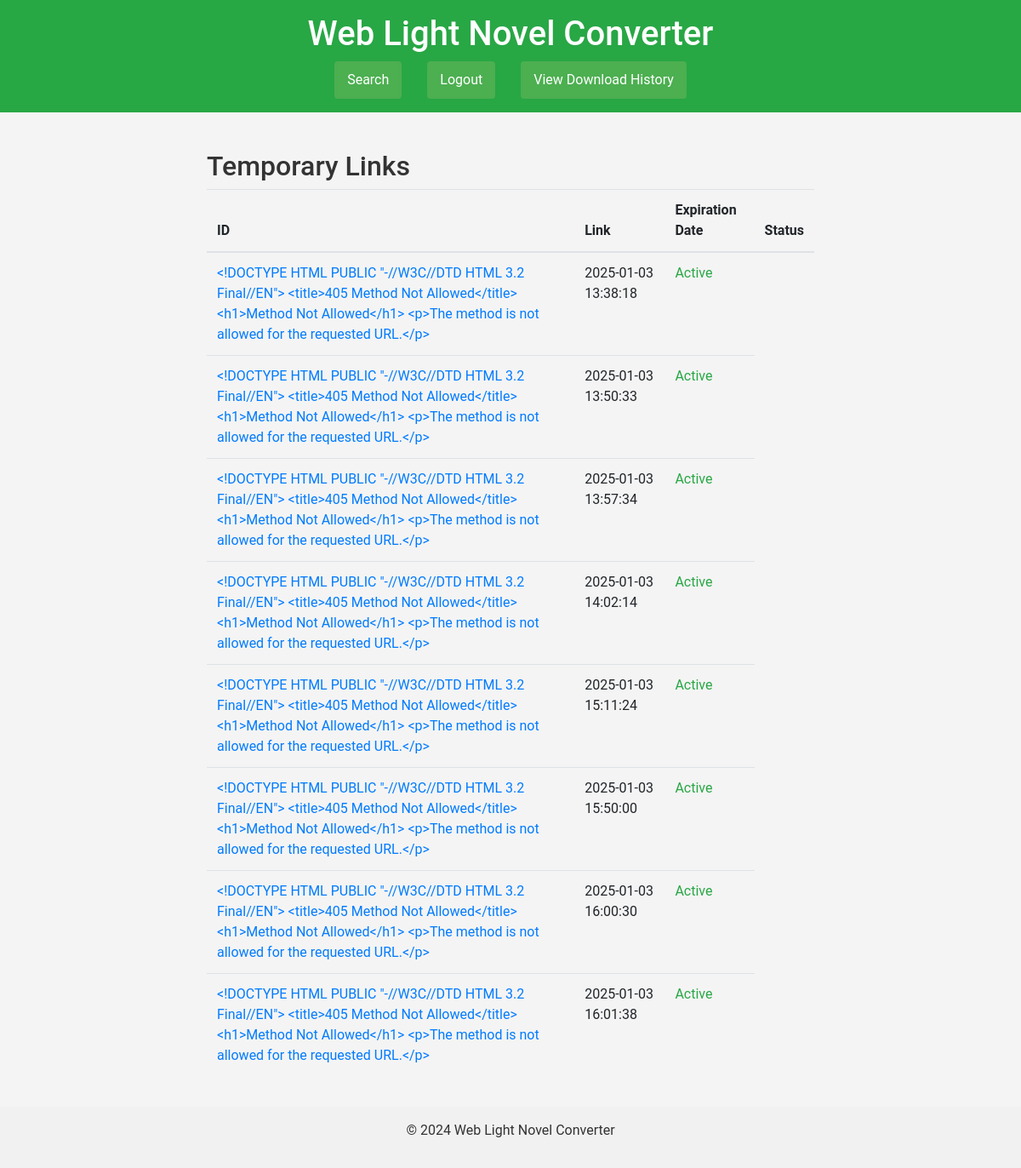
Screenshot of /temp_links (signed in) with the database file from the repository.
### models.py (models this page shows)
class TempLink(db.Model):
    id = db.Column(db.Integer, primary_key=True)
    link = db.Column(db.String(255), nullable=False)
    expiration_date = db.Column(db.DateTime, nullable=False)
    user_id = db.Column(db.Integer, db.ForeignKey('user.id'), nullable=False)
    def is_expired(self):
        return datetime.utcnow() > self.expiration_date

### app.py (the view)
@app.route('/temp_links', methods=['GET'])
def temp_links():
    links = TempLink.query.all()
    return render_template('temp_links.html', links=links)  # Pass links to the template

### app.py (called while the page is built)
@login_manager.user_loader
def load_user(user_id):
    return User.query.get(int(user_id))

### templates/temp_links.html
{% extends 'base.html' %}
{% block content %}
<div class="container">
    <h2>Temporary Links</h2>
    {% if links %}
        <table class="table">
            <thead>
                <tr>
                    <th>ID</th>
                    <th>Link</th>
                    <th>Expiration Date</th>
                    <th>Status</th>
                </tr>
            </thead>
            <tbody>
                {% for link in links %}
                    <tr>
                        <td><a href="{{ link.link }}" target="_blank">{{ link.link }}</a></td>
                        <td>{{ link.expiration_date.strftime('%Y-%m-%d %H:%M:%S') }}</td>
                        <td>
                            {% if link.is_expired() %}
                                <span class="text-danger">Expired</span>
                            {% else %}
                                <span class="text-success">Active</span>
                            {% endif %}
                        </td>
                    </tr>
                {% endfor %}
            </tbody>
        </table>
    {% else %}
        <p>No temporary links found.</p>
    {% endif %}
</div>
{% endblock %}

### static/styles.css (style rules this page uses)
body { font-family: 'Roboto', sans-serif; margin: 0; padding: 0; background-color: #f4f4f4; color: #333; }
.container { width: 80%; margin: auto; overflow: hidden; }

### rows the page displays
TempLink: link "<!DOCTYPE HTML PUBLIC \"-//W3C//DTD HTML 3.2 Final//EN\"> <title>405 Method Not Allowed</title> <h1>Method Not Allowed</h1> <p>The method is not allowed for the requested URL.</p>", expiration_date "2025-01-03 13:38:18", shows "Active"
TempLink: link "<!DOCTYPE HTML PUBLIC \"-//W3C//DTD HTML 3.2 Final//EN\"> <title>405 Method Not Allowed</title> <h1>Method Not Allowed</h1> <p>The method is not allowed for the requested URL.</p>", expiration_date "2025-01-03 13:50:33", shows "Active"
TempLink: link "<!DOCTYPE HTML PUBLIC \"-//W3C//DTD HTML 3.2 Final//EN\"> <title>405 Method Not Allowed</title> <h1>Method Not Allowed</h1> <p>The method is not allowed for the requested URL.</p>", expiration_date "2025-01-03 13:57:34", shows "Active"
TempLink: link "<!DOCTYPE HTML PUBLIC \"-//W3C//DTD HTML 3.2 Final//EN\"> <title>405 Method Not Allowed</title> <h1>Method Not Allowed</h1> <p>The method is not allowed for the requested URL.</p>", expiration_date "2025-01-03 14:02:14", shows "Active"
TempLink: link "<!DOCTYPE HTML PUBLIC \"-//W3C//DTD HTML 3.2 Final//EN\"> <title>405 Method Not Allowed</title> <h1>Method Not Allowed</h1> <p>The method is not allowed for the requested URL.</p>", expiration_date "2025-01-03 15:11:24", shows "Active"
TempLink: link "<!DOCTYPE HTML PUBLIC \"-//W3C//DTD HTML 3.2 Final//EN\"> <title>405 Method Not Allowed</title> <h1>Method Not Allowed</h1> <p>The method is not allowed for the requested URL.</p>", expiration_date "2025-01-03 15:50:00", shows "Active"
TempLink: link "<!DOCTYPE HTML PUBLIC \"-//W3C//DTD HTML 3.2 Final//EN\"> <title>405 Method Not Allowed</title> <h1>Method Not Allowed</h1> <p>The method is not allowed for the requested URL.</p>", expiration_date "2025-01-03 16:00:30", shows "Active"
TempLink: link "<!DOCTYPE HTML PUBLIC \"-//W3C//DTD HTML 3.2 Final//EN\"> <title>405 Method Not Allowed</title> <h1>Method Not Allowed</h1> <p>The method is not allowed for the requested URL.</p>", expiration_date "2025-01-03 16:01:38", shows "Active"
